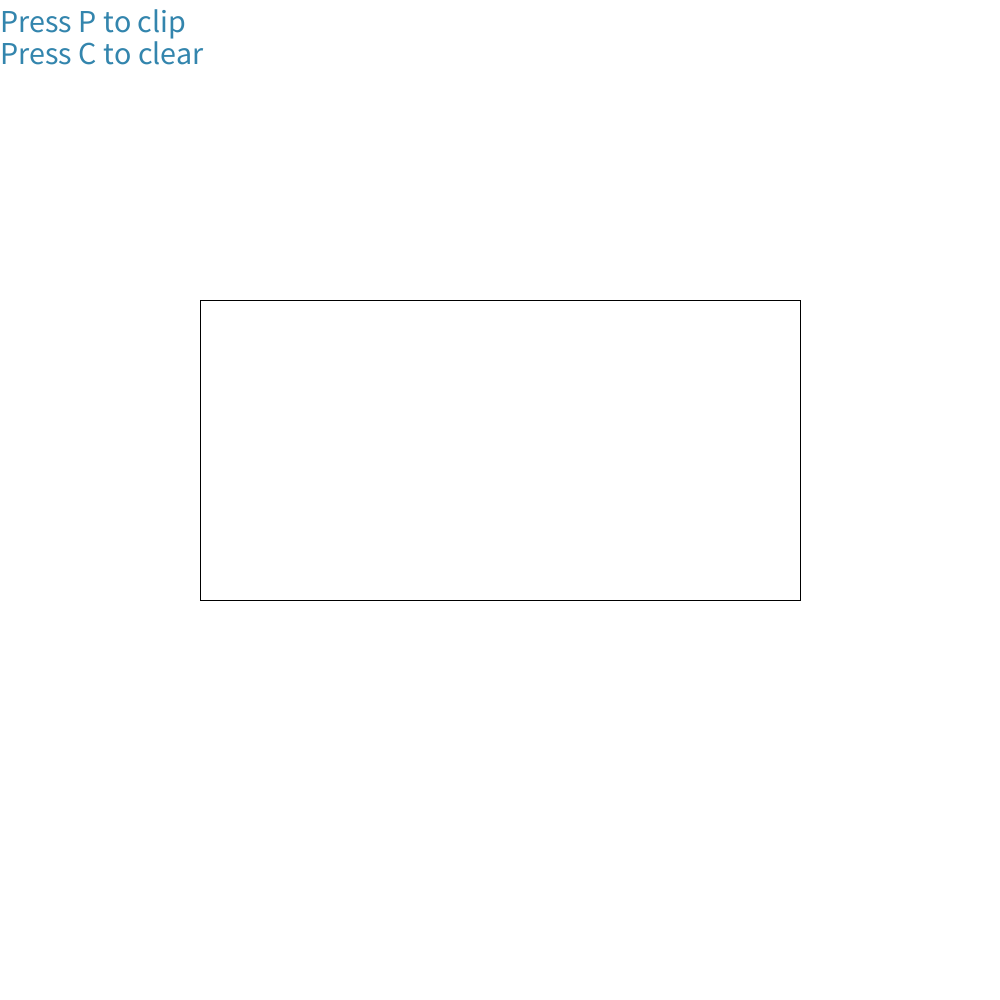
Frame 1 (no input)
Frame 60 (the mouse pressed at the canvas centre just before this capture): identical to frame 1, image omitted
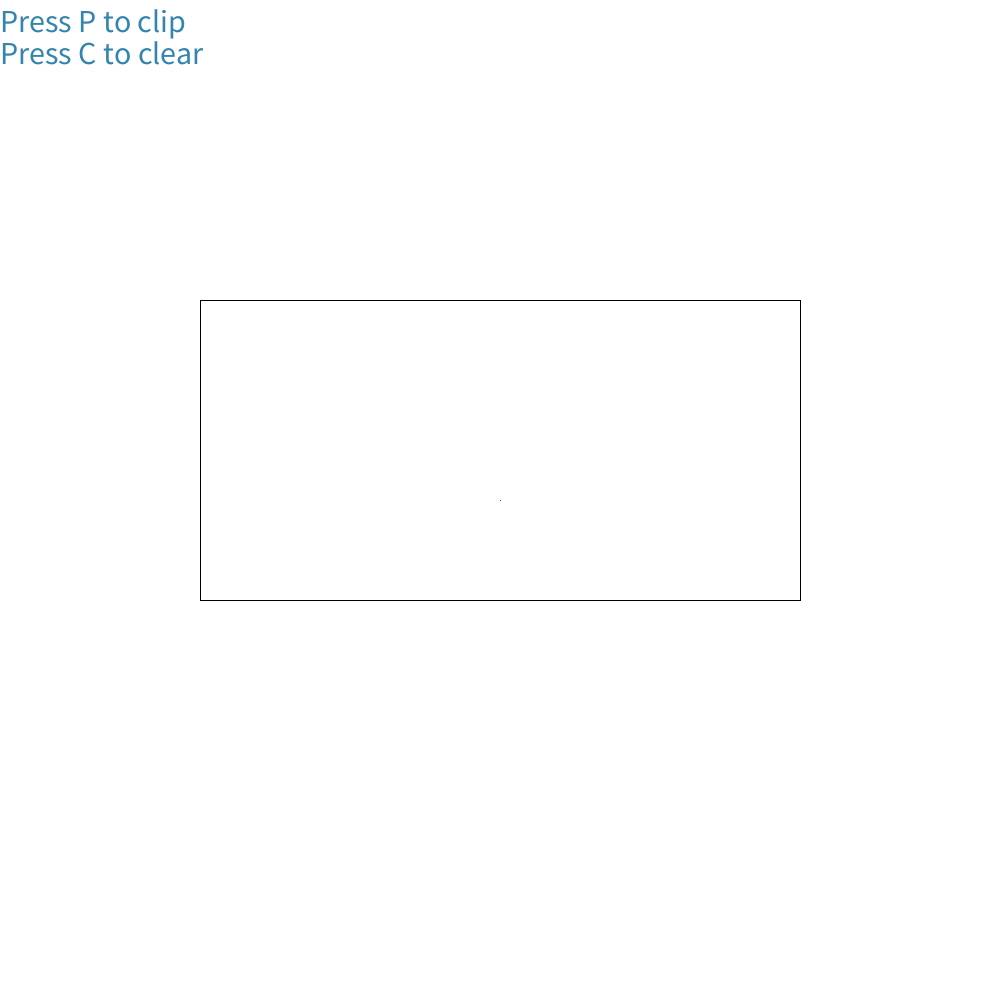
Frame 120 (the mouse held since frame 60 and released just before this capture)

The Processing sketch that drew these frames (run headless with seeded random() and noise(); from frame 60 on, the mouse is pressed at the canvas centre):

// Processing sketch: Cg17_Cohen_Sutherland_ClipLine
// ── Cg17_Cohen_Sutherland_ClipLine.pde
LineWorker lineWorker;
boolean clip = false;

void setup()
{
    size(1000,1000); 
    lineWorker = new LineWorker();
}

void draw()
{
    background(255); 
        
    fill(0, 102, 153, 204);
    textSize(32);
    text("Press P to clip", 0, 32);
    text("Press C to clear", 0, 64);
    
    noFill();
    rect(200,300,600,300);
    lineWorker.render(clip, 200, 300, 800, 600);
}

void mousePressed()
{
    lineWorker.receiveMouseInput();
}

void keyPressed()
{
    if (keyPressed) 
    {
        if (key == 'P' || key == 'p') 
        {
            clip = !clip;
        }       
        
        if (key == 'C' || key == 'c')
        {
            lineWorker.clear();
        }
    } 
}
// ── LineClipper.pde
public class LineClipper
{
    public byte Left   = 1; // 0001
    public byte Right  = 2; // 0010
    public byte Bottom = 4; // 0100
    public byte Top    = 8; // 1000
    
    public LineInfo cohenClip(LineInfo line, float xMin, float yMin, float xMax, float yMax)
    {
        LineInfo lineInfo = new LineInfo(line); 
        byte regionCode1 = getRegionCode(lineInfo.x1, lineInfo.y1, xMin, yMin, xMax, yMax);
        byte regionCode2 = getRegionCode(lineInfo.x2, lineInfo.y2, xMin, yMin, xMax, yMax);

        while(true)
        {
            boolean change = false;                     
            if((regionCode1 | regionCode2) == 0)        //简取
            {
                return lineInfo;
            }
            else if((regionCode1 & regionCode2) != 0 )  //简弃
            {
                return null;
            }
            
            if(regionCode1 == 0)
            {
                //x1,y1点在区域内，交换两个端点和区域码
                float x = lineInfo.x1;
                float y = lineInfo.y1;
                
                lineInfo.x1= lineInfo.x2;
                lineInfo.y1= lineInfo.y2;
                lineInfo.x2= x;
                lineInfo.y2= y;
                    
                byte rc = regionCode1;
                regionCode1 = regionCode2;
                regionCode2 = rc;
           }
                
            if((regionCode1 & Left) > 0)
            {
                lineInfo.y1 = GetPointY(xMin, lineInfo.x1, lineInfo.y1, lineInfo.x2, lineInfo.y2);
                lineInfo.x1 = xMin;
                regionCode1 = getRegionCode(lineInfo.x1, lineInfo.y1, xMin, yMin, xMax, yMax);
                change = true;
            }
                
            if((regionCode1 & Right) > 0)
            {
                lineInfo.y1 = GetPointY(xMax, lineInfo.x1, lineInfo.y1, lineInfo.x2, lineInfo.y2);
                lineInfo.x1 = xMax;
                regionCode1 = getRegionCode(lineInfo.x1, lineInfo.y1, xMin, yMin, xMax, yMax);
                change = true;
            }
                
            if((regionCode1 & Bottom) > 0)
            {
                lineInfo.x1 = GetPointX(yMin, lineInfo.x1, lineInfo.y1, lineInfo.x2, lineInfo.y2);
                lineInfo.y1 = yMin;
                regionCode1 = getRegionCode(lineInfo.x1, lineInfo.y1, xMin, yMin, xMax, yMax);
                change = true;
            }
                
            if((regionCode1 & Top) > 0)
            {
                lineInfo.x1 = GetPointX(yMax, lineInfo.x1, lineInfo.y1, lineInfo.x2, lineInfo.y2);
                lineInfo.y1 = yMax;
                regionCode1 = getRegionCode(lineInfo.x1, lineInfo.y1, xMin, yMin, xMax, yMax);
                change = true;
            }
                
            if(!change)
                break;
        }
        
        return null;
    }
    
    public byte getRegionCode(float x, float y, float xMin, float yMin, float xMax, float yMax)
    {
        byte code = 0;
        
        if(x < xMin)
          code |= Left;
        
        if(x > xMax)
          code |= Right;
          
        if(y < yMin)
          code |= Bottom;
          
        if(y > yMax)
          code |= Top;
        
        return code;
    }
    
    private float GetPointY(float x, float x1, float y1, float x2, float y2)
    {
        float k = (y2 - y1) / (x2 - x1);
        return k*(x - x1) + y1;
    }
    
    private float GetPointX(float y, float x1, float y1, float x2, float y2)
    {
        if(x1 == x2)
        {
            return x1;
        }
        float k = (y2 - y1) / (x2 - x1);
        return (y - y1) / k + x1;
    }
}
// ── LineWorker.pde
public class LineInfo
{
    public float x1;
    public float y1;
    public float x2;
    public float y2;
    
    public LineInfo(LineInfo lineInfo)
    {
        x1 = lineInfo.x1;
        y1 = lineInfo.y1;
        x2 = lineInfo.x2;
        y2 = lineInfo.y2;
    }
    
    public LineInfo(float _x1, float _y1, float _x2, float _y2)
    {
        x1 = _x1;
        y1 = _y1;
        x2 = _x2;
        y2 = _y2;
    }
}

public class LineWorker
{
    private boolean recording;
    private int     startX;
    private int     startY;
    private int     endX;
    private int     endY;
    
    private ArrayList<LineInfo> lineList = new ArrayList<LineInfo>();
    private LineClipper lineClipper = new LineClipper();
     
    void receiveMouseInput()
    {
        if(!recording)
        {
            recording = true;
            startX = mouseX;
            startY = mouseY;
        }
        else
        {
            recording = false;
            endX = mouseX;
            endY = mouseY;
            
            lineList.add(new LineInfo(startX, startY, endX, endY));
        }
    }
  
    void render(boolean clip, int xMin, int yMin, int xMax, int yMax)
    {
        if(recording)
        {
            line(startX, startY, mouseX, mouseY);
        }
        
        for(int i = 0; i < lineList.size(); ++i)
        {
            LineInfo lf = lineList.get(i);
            
            if(clip)
            {
                lf = lineClipper.cohenClip(lf, xMin, yMin, xMax, yMax);
            }
            
            if(lf != null)
              line(lf.x1, lf.y1, lf.x2, lf.y2);
        }
    }
    
    void clear()
    {
        lineList.clear();
    }
}
